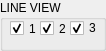
     <widget class="QGroupBox" name="groupBox_92">
      <property name="geometry">
       <rect>
        <x>954</x>
        <y>470</y>
        <width>106</width>
        <height>51</height>
       </rect>
      </property>
      <property name="title">
       <string>LINE VIEW</string>
      </property>
      <widget class="QCheckBox" name="checkBox_19">
       <property name="geometry">
        <rect>
         <x>10</x>
         <y>20</y>
         <width>31</width>
         <height>17</height>
        </rect>
       </property>
       <property name="text">
        <string>1</string>
       </property>
       <property name="checked">
        <bool>true</bool>
       </property>
      </widget>
      <widget class="QCheckBox" name="checkBox_20">
       <property name="geometry">
        <rect>
         <x>40</x>
         <y>20</y>
         <width>31</width>
         <height>17</height>
        </rect>
       </property>
       <property name="text">
        <string>2</string>
       </property>
       <property name="checked">
        <bool>true</bool>
       </property>
      </widget>
      <widget class="QCheckBox" name="checkBox_21">
       <property name="geometry">
        <rect>
         <x>70</x>
         <y>20</y>
         <width>31</width>
         <height>16</height>
        </rect>
       </property>
       <property name="text">
        <string>3</string>
       </property>
       <property name="checked">
        <bool>true</bool>
       </property>
      </widget>
     </widget>
